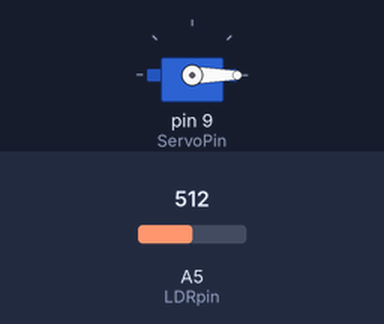
This sketch was run on a simulated Arduino Uno, built with avr-gcc and run on an emulated ATmega328P. Shown: servo. Inputs (shaded band) come from the test bench; at power-on: A5 (LDRpin) = 512. What the sketch prints to the serial monitor is not drawn.

Above: at 5.3 s.
5.4 s: A5 (LDRpin) set to 106
8.4 s: A5 (LDRpin) set to 92
At 9.4 s:
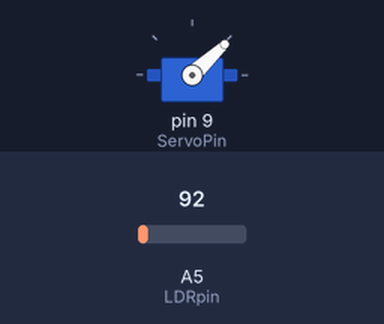
11.4 s: A5 (LDRpin) set to 716
At 13.0 s:
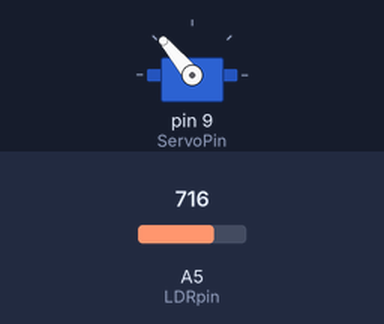
Timing chart, 0 to 14.5 s (numbered marks = the images above; inputs shaded):
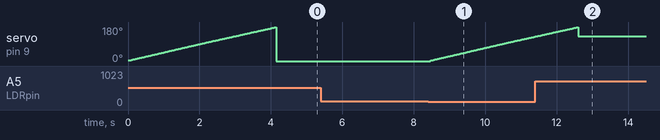

Measured:
- the behaviour switches between 100 and 99 on A5 (LDRpin) (found by bisection; images 0 and 1)
- after the input at 5.4 s, every drawn part: stays the same
- after the input at 8.4 s, servo on pin 9 (ServoPin): moves from 0° to 129° over 2.9 s, starting after 0.05 s
- by itself, servo on pin 9 (ServoPin): rises from 3° to 179° in 4.1 s, then falls to 0° in 0.02 s

The sketch:

sketch_feb27a.ino
```cpp
#define LDRpin A5
#define ServoPin 9
#include<Servo.h>

Servo servo;

int angle = 0;
int intensity = 0;

int maxIntensity = 0;
int maxAngle = 0;

int minIntensity = 100;


void rotateBy(int a)
{
  servo.write(servo.read() + a); // rotate further by 'a' degrees
  intensity = analogRead(A5); // reading intensity at current position
}


void placeAt(int a)
{
  servo.write(a);
}


void checkForHigh()
{
   servo.write(0); // Position at 0 degree

  /* Test Intensity at every angle */
   for (int i=0; i<=180; i++)
   {
      Serial.print("Checking at angle : ");
      Serial.print(i);
      placeAt(i);

      intensity = analogRead(A5); // reading intensity at current position
      angle = servo.read(); // getting servo's current angle ( = i)

      if (intensity > maxIntensity)
      {
        // Updating the current maximum value
        maxIntensity = intensity;
        maxAngle = angle;
      }
   }

}


void setup()
{
  Serial.begin(9600);
  servo.attach(ServoPin);

  checkForHigh();
  placeAt(maxAngle);
}


void loop()
{
  delay(100);

  intensity = analogRead(A5); // reading intensity at current position

  if (intensity < minIntensity)
  {
    checkForHigh();
    placeAt(maxAngle);
  }
}
```
